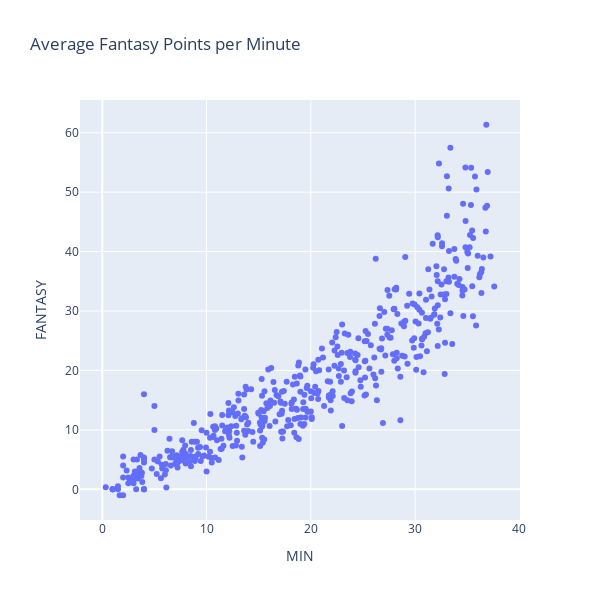

Notebook cell for this chart:
### Code cell
means['RATE'] = means['FANTASY'] / means['MIN']
fig = px.scatter(means, x = 'MIN', y ='FANTASY',
    title = 'Average Fantasy Points per Minute',
    hover_data = ['PLAYER_NAME', 'TEAM_NAME', 'RATE'], 
    width = 600, height = 600)
fig.show()
# fig.to_html(full_html = False, include_plotlyjs = 'cdn')

### Figure 1 — Plotly figure (JSON) as saved in the notebook; plotly's stock layout.template omitted (floating-point values rounded to 4 significant figures; data arrays with more than 128 entries replaced by an {"elided": "..."} marker saying what was removed)
{"data": [{"customdata": {"elided": "482x3 mixed values"}, "hovertemplate": "MIN=%{x}<br>FANTASY=%{y}<br>PLAYER_NAME=%{customdata[0]}<br>TEAM_NAME=%{customdata[1]}<br>RATE=%{customdata[2]}<extra></extra>", "legendgroup": "", "marker": {"color": "#636efa", "symbol": "circle"}, "mode": "markers", "name": "", "orientation": "v", "showlegend": false, "type": "scatter", "x": {"elided": "482 float values"}, "xaxis": "x", "y": {"elided": "482 float values"}, "yaxis": "y"}], "layout": {"height": 600, "legend": {"tracegroupgap": 0}, "title": {"text": "Average Fantasy Points per Minute"}, "width": 600, "xaxis": {"anchor": "y", "domain": [0, 1], "title": {"text": "MIN"}}, "yaxis": {"anchor": "x", "domain": [0, 1], "title": {"text": "FANTASY"}}}}
